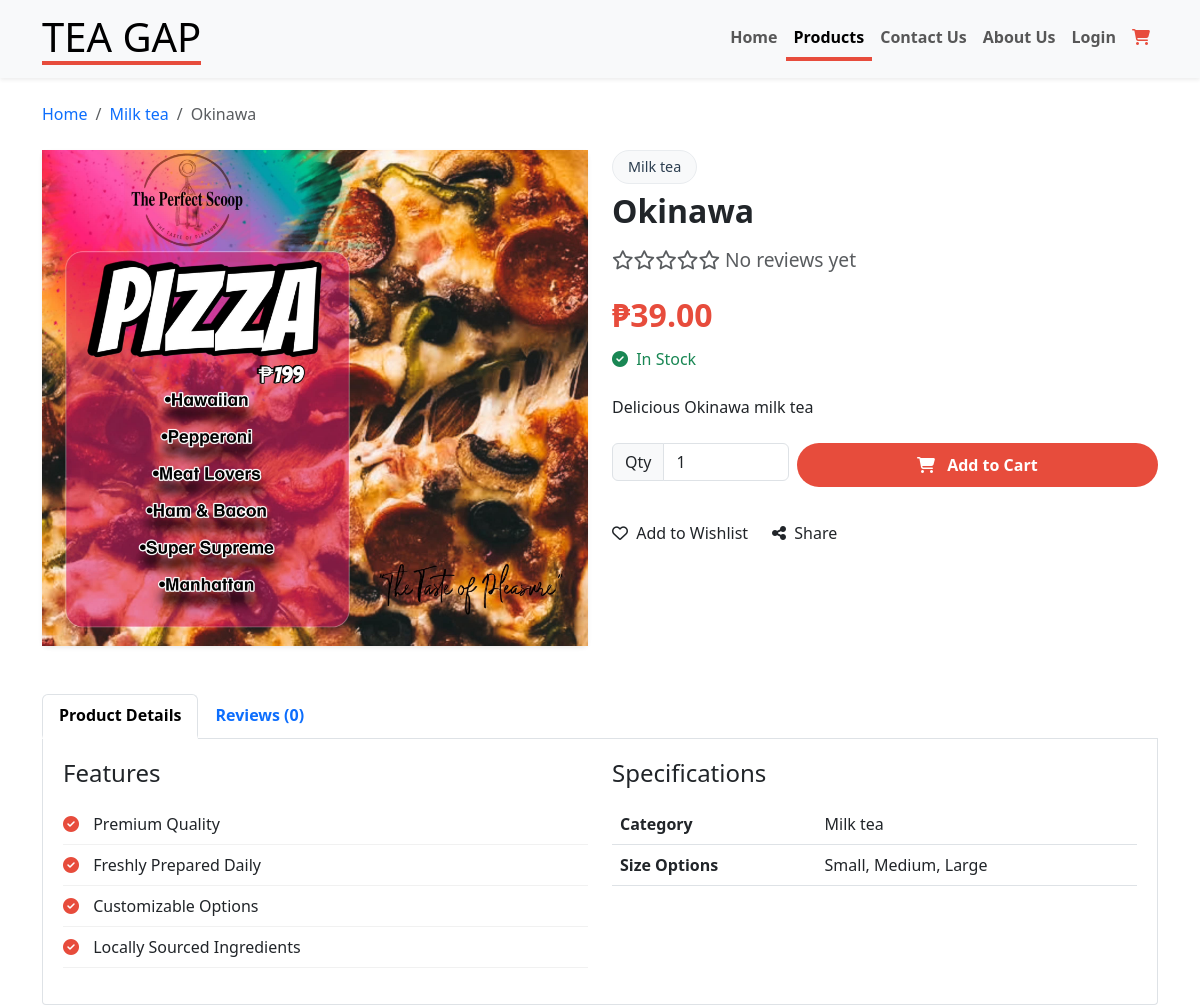
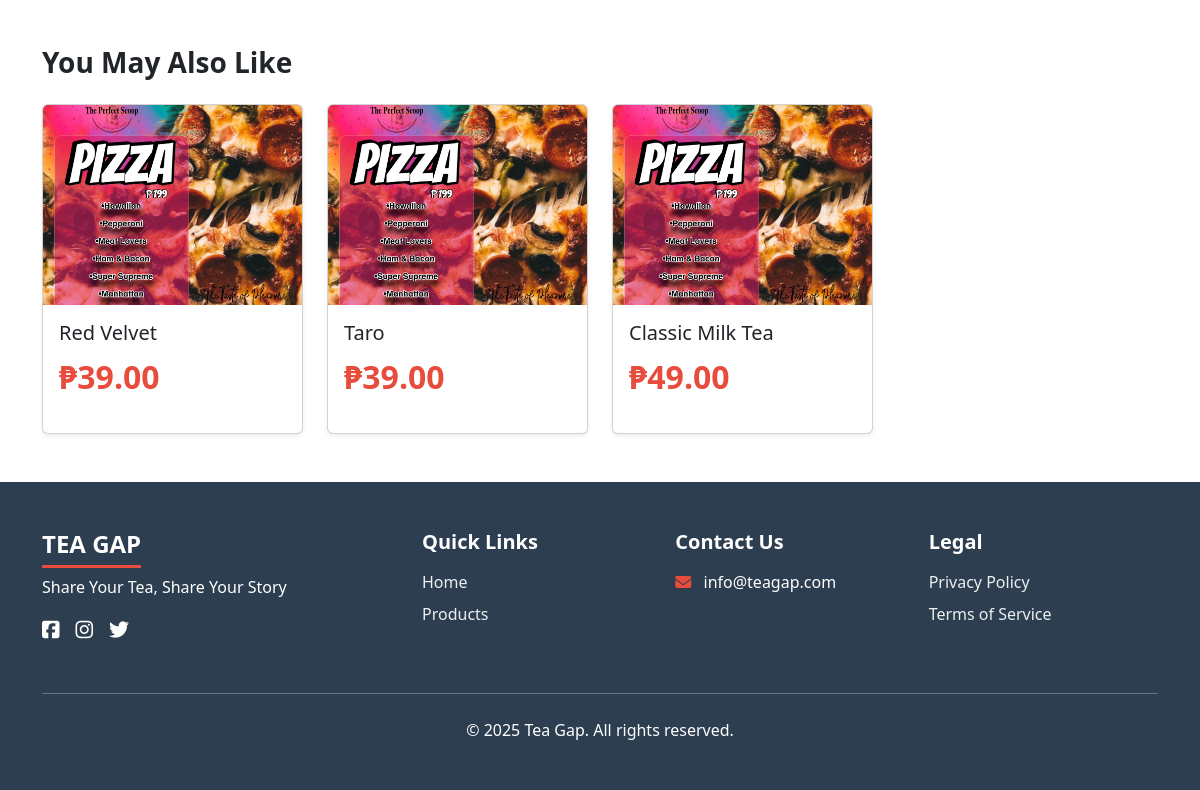
Page /product_detail.php?id=1 on the committed database (2 pictures, top to bottom).
### tables this page shows
CREATE TABLE IF NOT EXISTS products (
    product_id INT AUTO_INCREMENT PRIMARY KEY,
    name VARCHAR(100) NOT NULL,
    description TEXT,
    price DECIMAL(10, 2) NOT NULL,
    category ENUM('milk_tea', 'pizza', 'coffee') NOT NULL,
    image_path VARCHAR(255),
    created_at TIMESTAMP DEFAULT CURRENT_TIMESTAMP
);

### product_detail.php (the view, shortened to what this page needs)
<?php
require_once('config/db_connect.php');
$timestamp = time();
$product_id = $_GET['id'];
$stmt = $conn->prepare("SELECT * FROM products WHERE product_id = ?");
$stmt->bind_param("i", $product_id);
$stmt->execute();
$result = $stmt->get_result();
$product = $result->fetch_assoc();
$conn->query("CREATE TABLE IF NOT EXISTS product_ratings (
    rating_id INT AUTO_INCREMENT PRIMARY KEY,
    product_id INT NOT NULL,
    user_id INT,
    username VARCHAR(255),
    rating INT NOT NULL,
    comment TEXT,
    created_at TIMESTAMP DEFAULT CURRENT_TIMESTAMP,
    FOREIGN KEY (product_id) REFERENCES products(product_id) ON DELETE CASCADE
)");
$avg_rating = 0;
$total_ratings = 0;
?>
<!DOCTYPE html>
<html lang="en">
<head>
    <link href="https://cdnjs.cloudflare.com/ajax/libs/bootstrap/5.3.0/css/bootstrap.min.css" rel="stylesheet">
    <link rel="stylesheet" href="https://cdnjs.cloudflare.com/ajax/libs/font-awesome/6.7.2/css/all.min.css">
</head>
<body>
    <nav class="navbar navbar-expand-lg navbar-light bg-light shadow-sm">
        <div class="container">
            <a class="navbar-brand" href="index.php"><h1 class="m-0">TEA GAP</h1></a>
            <div class="collapse navbar-collapse" id="navbarNav">
                <ul class="navbar-nav ms-auto">
                    <li class="nav-item">
                        <a class="nav-link" href="index.php">Home</a>
                    </li>
                    <li class="nav-item">
                        <a class="nav-link active" href="#">Products</a>
                    </li>
                    <li class="nav-item">
                        <a class="nav-link" href="#">Contact Us</a>
                    </li>
                    <li class="nav-item">
                        <a class="nav-link" href="#">About Us</a>
                    </li>
                    <?php if (isset($_SESSION['user_id'])): ?>
                        <li class="nav-item dropdown">
                            <a class="nav-link dropdown-toggle" href="#" id="navbarDropdown" role="button" data-bs-toggle="dropdown" aria-expanded="false">
                                <?php echo $_SESSION['username']; ?>
                            </a>
                            <ul class="dropdown-menu" aria-labelledby="navbarDropdown">
                                <li><a class="dropdown-item" href="logout.php">Logout</a></li>
                            </ul>
                        </li>
                    <?php else: ?>
                        <li class="nav-item">
                            <a class="nav-link" href="login.php">Login</a>
                        </li>
                    <?php endif; ?>
                    <li class="nav-item">
                        <a class="nav-link" href="#"><i class="fas fa-shopping-cart"></i></a>
                    </li>
                </ul>
            </div>
        </div>
    </nav>
    <div class="container mt-4">
        <nav aria-label="breadcrumb">
            <ol class="breadcrumb">
                <li class="breadcrumb-item"><a href="index.php" class="text-decoration-none">Home</a></li>
                <li class="breadcrumb-item">
                    <a href="products.php?category=<?php echo $product['category']; ?>" class="text-decoration-none">
                        <?php echo ucfirst(str_replace('_', ' ', $product['category'])); ?>
                    </a>
                </li>
                <li class="breadcrumb-item active" aria-current="page"><?php echo htmlspecialchars($product['name']); ?></li>
            </ol>
        </nav>
    </div>
    <div class="container my-4">
        <div class="row g-4">
            <div class="col-md-6">
                <div class="card border-0 shadow-sm">
                    <div class="card-body p-0">
                        <img src="<?php echo htmlspecialchars($product['image_path'] . '?v=' . $timestamp); ?>"
                            class="img-fluid product-image w-100"
                            alt="<?php echo htmlspecialchars($product['name']); ?>">
                    </div>
                </div>
            </div>
            <div class="col-md-6">
                <span class="category-badge mb-2">
                    <?php echo ucfirst(str_replace('_', ' ', $product['category'])); ?>
                </span>
                <h2 class="mb-3 fw-bold"><?php echo htmlspecialchars($product['name']); ?></h2>
                <div class="mb-3 star-rating">
                    <?php
                    if ($total_ratings > 0) {
                        for ($i = 1; $i <= 5; $i++) {
                            if ($i <= round($avg_rating)) {
                                echo '<i class="fas fa-star"></i>';
                            } elseif ($i - 0.5 <= $avg_rating) {
                                echo '<i class="fas fa-star-half-alt"></i>';
                            } else {
                                echo '<i class="far fa-star"></i>';
                            }
                        }
                        echo ' <span class="ms-2">(' . number_format($avg_rating, 1) . '/5 · ' . $total_ratings . ' reviews)</span>';
                    } else {
                        echo '<span class="text-muted"><i class="far fa-star"></i><i class="far fa-star"></i><i class="far fa-star"></i><i class="far fa-star"></i><i class="far fa-star"></i> No reviews yet</span>';
                    }
                    ?>
                </div>
                <div class="mb-4">
                    <p class="product-price mb-2">₱<?php echo number_format($product['price'], 2); ?></p>
                    <p class="text-success mb-0"><i class="fas fa-check-circle me-1"></i> In Stock</p>
                </div>
                <p class="mb-4"><?php echo htmlspecialchars($product['description']); ?></p>
                <form action="add_to_cart.php" method="post" class="mb-4">
                    <div class="row g-2">
                        <div class="col-md-4 col-6">
                            <div class="input-group mb-3">
                                <span class="input-group-text bg-light">Qty</span>
                                <input type="number" class="form-control" name="quantity" value="1" min="1" max="10">
                            </div>
                        </div>
                        <div class="col-md-8 col-6">
                            <button type="submit" class="btn order-btn w-100">
                                <i class="fas fa-shopping-cart me-2"></i> Add to Cart
                            </button>
                        </div>
                    </div>
                </form>
                <div class="d-flex align-items-center mb-3">
                    <a href="#" class="text-decoration-none text-dark me-4">
                        <i class="far fa-heart me-1"></i> Add to Wishlist
                    </a>
                    <a href="#" class="text-decoration-none text-dark">
                        <i class="fas fa-share-alt me-1"></i> Share
                    </a>
                </div>
            </div>
        </div>
        <div class="row mt-5">
            <div class="col-12">
                <ul class="nav nav-tabs" id="productTabs" role="tablist">
                    <li class="nav-item" role="presentation">
                        <button class="nav-link active" id="details-tab" data-bs-toggle="tab" data-bs-target="#details" type="button" role="tab" aria-controls="details" aria-selected="true">Product Details</button>
                    </li>
                    <li class="nav-item" role="presentation">
                        <button class="nav-link" id="reviews-tab" data-bs-toggle="tab" data-bs-target="#reviews" type="button" role="tab" aria-controls="reviews" aria-selected="false">Reviews (<?php echo $total_ratings; ?>)</button>
                    </li>
                </ul>
                <div class="tab-content" id="productTabsContent">
                    <div class="tab-pane fade show active" id="details" role="tabpanel" aria-labelledby="details-tab">
                        <div class="row">
                            <div class="col-md-6">
                                <h4 class="mb-3">Features</h4>
                                <ul class="product-features">
                                    <li><i class="fas fa-check-circle"></i> Premium Quality</li>
                                    <li><i class="fas fa-check-circle"></i> Freshly Prepared Daily</li>
                                    <li><i class="fas fa-check-circle"></i> Customizable Options</li>
                                    <li><i class="fas fa-check-circle"></i> Locally Sourced Ingredients</li>
                                </ul>
                            </div>
                            <div class="col-md-6">
                                <h4 class="mb-3">Specifications</h4>
                                <table class="table">
                                    <tbody>
                                        <tr>
                                            <th scope="row">Category</th>
                                            <td><?php echo ucfirst(str_replace('_', ' ', $product['category'])); ?></td>
                                        </tr>
                                        <tr>
                                            <th scope="row">Size Options</th>
                                            <td>Small, Medium, Large</td>
                                        </tr>
                                    </tbody>
                                </table>
                            </div>
                        </div>
                    </div>
                </div>
            </div>
        </div>
    </div>
    <div class="container my-5">
        <h3 class="mb-4 fw-bold">You May Also Like</h3>
        <div class="row row-cols-1 row-cols-sm-2 row-cols-md-4 g-4">
            <?php
            $stmt = $conn->prepare("SELECT * FROM products WHERE category = ? AND product_id != ? LIMIT 4");
            $stmt->bind_param("si", $product['category'], $product_id);
            $stmt->execute();
            $related_result = $stmt->get_result();
            while ($related = $related_result->fetch_assoc()):
            ?>
                <div class="col">
                    <div class="card h-100 shadow-sm product-card">
                        <a href="product_detail.php?id=<?php echo $related['product_id']; ?>" class="text-decoration-none">
                            <img src="<?php echo htmlspecialchars($related['image_path'] . '?v=' . $timestamp); ?>" class="card-img-top" alt="<?php echo htmlspecialchars($related['name']); ?>" style="height: 200px; object-fit: cover;">
                            <div class="card-body">
                                <h5 class="card-title text-dark"><?php echo htmlspecialchars($related['name']); ?></h5>
                                <p class="product-price">₱<?php echo number_format($related['price'], 2); ?></p>
                            </div>
                        </a>
                    </div>
                </div>
            <?php endwhile; ?>
        </div>
    </div>
    <footer class="py-5 mt-5" style="background-color: #2c3e50; color: white;">
        <div class="container">
            <div class="row g-4">
                <div class="col-lg-4 col-md-6">
                    <div class="mb-4">
                        <h3 class="fs-4 fw-bold mb-3">
                            <span style="border-bottom: 3px solid #e74c3c; padding-bottom: 5px;">
                                TEA GAP
                            </span>
                        </h3>
                        <p class="mb-3">Share Your Tea, Share Your Story</p>
                        <div class="d-flex gap-3">
                            <a href="#" class="text-white fs-5">
                                <i class="fab fa-facebook-square"></i>
                            </a>
                            <a href="#" class="text-white fs-5">
                                <i class="fab fa-instagram"></i>
                            </a>
                            <a href="#" class="text-white fs-5">
                                <i class="fab fa-twitter"></i>
                            </a>
                        </div>
                    </div>
                </div>
                <div class="col-lg-8 col-md-6">
                    <div class="row">
                        <div class="col-md-4">
                            <h5 class="fw-bold mb-3">Quick Links</h5>
                            <ul class="list-unstyled">
                                <li class="mb-2">
                                    <a href="index.php" class="text-decoration-none" style="color: #ecf0f1;">Home</a>
                                </li>
                                <li class="mb-2">
                                    <a href="products.php" class="text-decoration-none" style="color: #ecf0f1;">Products</a>
                                </li>
                            </ul>
                        </div>
                        <div class="col-md-4">
                            <h5 class="fw-bold mb-3">Contact Us</h5>
                            <ul class="list-unstyled">
                                <li class="mb-2">
                                    <i class="fas fa-envelope me-2" style="color: #e74c3c;"></i>
                                    info@teagap.com
                                </li>
                            </ul>
                        </div>
                        <div class="col-md-4">
                            <h5 class="fw-bold mb-3">Legal</h5>
                            <ul class="list-unstyled">
                                <li class="mb-2">
                                    <a href="#" class="text-decoration-none" style="color: #ecf0f1;">Privacy Policy</a>
                                </li>
                                <li class="mb-2">
                                    <a href="#" class="text-decoration-none" style="color: #ecf0f1;">Terms of Service</a>
                                </li>
                            </ul>
                        </div>
                    </div>
                </div>
            </div>
            <div class="border-top border-secondary pt-4 mt-4">
                <div class="row">
                    <div class="col-12 text-center">
                        <p class="mb-0">&copy; <?php echo date('Y'); ?> Tea Gap. All rights reserved.</p>
                    </div>
                </div>
            </div>
        </div>
    </footer>
</body>
</html>

### product_detail.php (style rules this page uses)
.product-image { max-height: 500px; object-fit: contain; transition: transform 0.3s; }
.product-price { color: #e74c3c; font-weight: bold; font-size: 2rem; }
.category-badge { background-color: #f8f9fa; color: #2c3e50; border: 1px solid #e9ecef; border-radius: 30px; padding: 5px 15px; font-size: 0.9rem; display: inline-block; margin-bottom: 15px; }
.navbar-brand h1 { border-bottom: 4px solid #e74c3c; }
.nav-link { font-weight: bold; border-bottom: 4px solid transparent; }
.nav-link:hover, .nav-link.active { border-bottom: 4px solid #e74c3c; }
.nav-link i { color: #e74c3c; }
.order-btn { background-color: #e74c3c; color: white; border-radius: 30px; padding: 10px 25px; font-weight: 600; border: none; transition: all 0.3s; }
.star-rating { color: #f1c40f; font-size: 1.2rem; }
.tab-content { padding: 20px; border: 1px solid #dee2e6; border-top: none; border-radius: 0 0 0.25rem 0.25rem; }
.product-features { list-style-type: none; padding-left: 0; }
.product-features li { padding: 8px 0; border-bottom: 1px solid #f1f1f1; }
.product-features li i { color: #e74c3c; margin-right: 10px; }

### rows in the picture
products: category "Milk tea", name "Okinawa", image_path (picture), price "39.00", description "Delicious Okinawa milk tea"
products: image_path (picture), name "Red Velvet", price "39.00"
products: image_path (picture), name "Taro", price "39.00"
products: image_path (picture), name "Classic Milk Tea", price "49.00"

### other values in the picture
$total_ratings "0"
